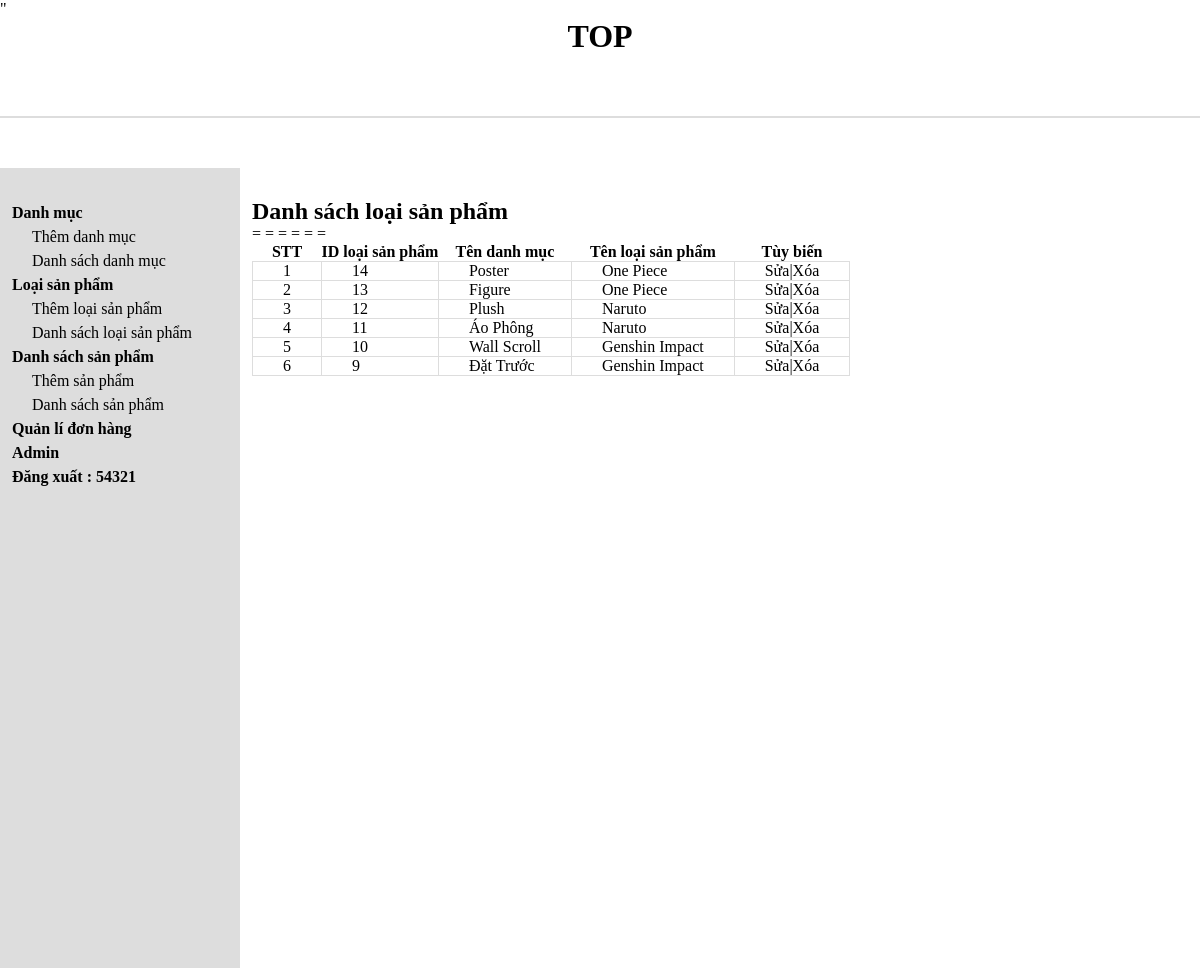
Page /admin/brandlist.php (signed in) on the committed database.
### tables this page shows
CREATE TABLE `tbl_brand` (
  `brand_id` int(11) NOT NULL,
  `category_id` int(11) NOT NULL,
  `brand_name` varchar(255) NOT NULL
);

CREATE TABLE `tbl_category` (
  `category_id` int(11) NOT NULL,
  `category_name` varchar(255) NOT NULL,
  `category_php_name` varchar(255) NOT NULL
);

### admin/database.php (called while the page is built, shortened)
<?php
class Database{
    public $host = DB_HOST;
    public $user = DB_USER;
    public $pass = DB_PASS;
    public $dbname = DB_NAME;
    public $link;
    private function connectDB(){
        $this->link = new mysqli($this->host, $this->user, $this->pass, $this->dbname);
    }
    public function select($query){
        $result = $this->link->query($query) or die($this->link->error.__LINE__);
        if($result->num_rows>0){
            return $result;
        } else {
            return false;
        }
    }
}
?>

### admin/class/brand-class.php (called while the page is built, shortened)
<?php
include "..admin/database.php";
?>
<?php
class brand {
    private $db;
    public function __construct()
    {
        $this->db = new Database();
    }
    public function show_brand(){
        $query = "SELECT tbl_brand.*, tbl_category.category_name
        FROM tbl_brand INNER JOIN tbl_category ON tbl_brand.category_id = tbl_category.category_id
        ORDER BY tbl_brand.brand_id DESC";
        $result = $this->db->select($query);
        return $result;
    }
}
?>

### admin/brandlist.php (the view)
<?php
include "./header.php";
include "./slider.php";
include "./class/brand-class.php";
?>
<?php
$brand = new brand;
$show_brand = $brand->show_brand();
?>
<div class="admin-content-right">
<div class="admin-content-right-cartegoty-list">
                <h1>Danh sách loại sản phẩm</h1>
                <table>
                    <tr>
                        <th>STT</th>
                        <th>ID loại sản phẩm</th>
                        <th>Tên danh mục</th>
                        <th>Tên loại sản phẩm</th>
                        <th>Tùy biến</th>
                    </tr>
                    <?php
                    if($show_brand){$i = 0;
                        while($result = $show_brand->fetch_assoc()) {$i++;
                    ?>=
                    <tr>
                        <td><?php echo $i ?></td>
                        <td><?php echo $result['brand_id']?> </td>
                        <td><?php echo $result['category_name']?></td>
                        <td><?php echo $result['brand_name']?></td>
                        <td><a href="brandedit.php?brand_id=<?php echo $result['brand_id']?>">Sửa</a>|<a href="branddelete.php?brand_id=<?php echo $result['brand_id']?>">Xóa<a href=""></a></a></td>
                    </tr>
                    <?php
                        }
                    }
                    ?>
                </table>
            </div>
        </div>
    </section>
</body>
</html>

### admin/style.css (style rules this page uses)
* { margin: 0; padding: 0; box-sizing: border-box; color: black; outline: none; }
a { text-decoration: none; }
.admin-content-right { width: 80%; padding: 30px 0 0 12px; }
.admin-content-right-category-list table tr th,td { padding: 0 30px; border: 1px solid #ddd; }
table { border-collapse: collapse; }

### rows in the picture
tbl_brand: brand_id "14", category.category_name "Poster", brand_name "One Piece"
tbl_brand: brand_id "13", category.category_name "Figure", brand_name "One Piece"
tbl_brand: brand_id "12", category.category_name "Plush", brand_name "Naruto"
tbl_brand: brand_id "11", category.category_name "Áo Phông", brand_name "Naruto"
tbl_brand: brand_id "10", category.category_name "Wall Scroll", brand_name "Genshin Impact"
tbl_brand: brand_id "9", category.category_name "Đặt Trước", brand_name "Genshin Impact"

### other values in the picture
$_SESSION['login'] "54321"
